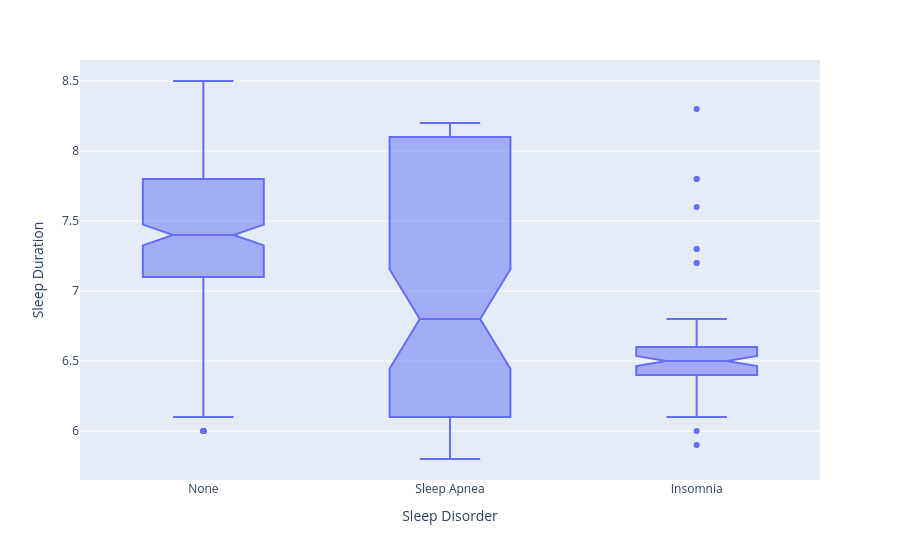

The notebook cell this image was saved under:
### Code cell
fig= px.box(df,
             x='Sleep Disorder',
             y='Sleep Duration',
             #color='Gender',
             notched=True)
fig.show()

### Figure 1 — Plotly figure (JSON) as saved in the notebook; plotly's stock layout.template omitted (floating-point values rounded to 4 significant figures; data arrays with more than 128 entries replaced by an {"elided": "..."} marker saying what was removed)
{"data": [{"alignmentgroup": "True", "hovertemplate": "Sleep Disorder=%{x}<br>Sleep Duration=%{y}<extra></extra>", "legendgroup": "", "marker": {"color": "#636efa"}, "name": "", "notched": true, "offsetgroup": "", "orientation": "v", "showlegend": false, "type": "box", "x": {"elided": "374 str values"}, "x0": " ", "xaxis": "x", "y": {"elided": "374 float values"}, "y0": " ", "yaxis": "y"}], "layout": {"boxmode": "group", "legend": {"tracegroupgap": 0}, "margin": {"t": 60}, "xaxis": {"anchor": "y", "domain": [0, 1], "title": {"text": "Sleep Disorder"}}, "yaxis": {"anchor": "x", "domain": [0, 1], "title": {"text": "Sleep Duration"}}}}
